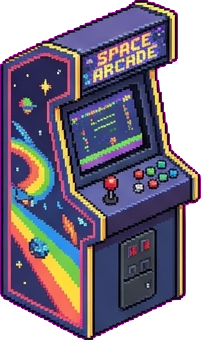
#> input picture tools/sliced_props/game_center_furn_arcade_a.png, 201 x 340 px
$ python contact_sheet.py sliced_props/minimarket_furn_mesin_fotokopi.png sliced_props/game_center_furn_arcade_a.png
#> lines starting #> are read from the running program, lines starting #| are printed output that depends on the picture
#!/usr/bin/env python3
"""
contact_sheet.py — Montase aset di atas latar netral, diperbesar 2x nearest-neighbor, untuk tinjauan visual.
"""

import sys
from PIL import Image

def make_contact_sheet(image_paths, output_path, scale=2):
#> called with scale = 2
    images = [Image.open(p).convert('RGBA') for p in image_paths]
#> images = 1 item
    if not images:
        return

    # Total width and max height
    total_w = sum(img.width for img in images) + (len(images) + 1) * 16
#> total_w = 233
    max_h = max(img.height for img in images) + 32
#> max_h = 372

    # Canvas with neutral dark background (#1F2A44)
    canvas = Image.new('RGBA', (total_w, max_h), (31, 42, 68, 255))
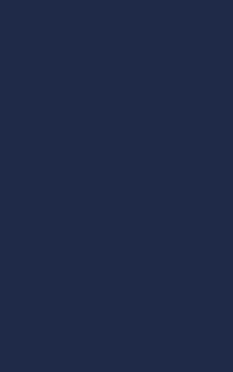
#> canvas: PIL image 233x372 RGBA; mean R, G, B, A 31, 42, 68, 255

    cur_x = 16
    for img in images:
        paste_y = (max_h - img.height) // 2
        canvas.paste(img, (cur_x, paste_y), img)
        cur_x += img.width + 16
#> this loop made 1 pass
#> (paste_y, cur_x) on pass 1: (16, 233)
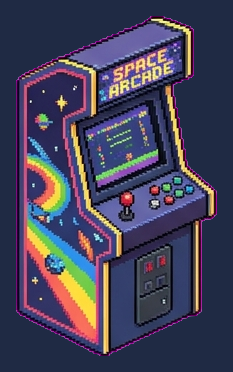
#> canvas: PIL image 233x372 RGBA; mean R, G, B, A 68.7, 66.1, 89.7, 254.8; transparent parts drawn white
#> after the loop, cur_x = 233

    # Scale 2x with nearest neighbor
    scaled = canvas.resize((canvas.width * scale, canvas.height * scale), Image.Resampling.NEAREST)
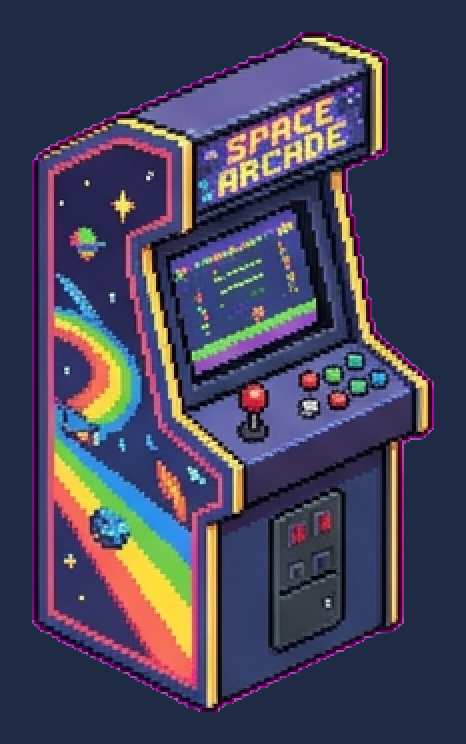
#> scaled: PIL image 466x744 RGBA; mean R, G, B, A 68.7, 66.1, 89.7, 254.8; transparent parts drawn white
    scaled.save(output_path, 'PNG')
    return scaled

if __name__ == '__main__':
    if len(sys.argv) < 3:
        print("Usage: python3 contact_sheet.py <output.png> <img1.png> [img2.png ...]")
        sys.exit(1)
    make_contact_sheet(sys.argv[2:], sys.argv[1])
    print(f"Contact sheet saved to {sys.argv[1]}")

$ run again, on tools/sliced_props/game_center_furn_arcade_b.png
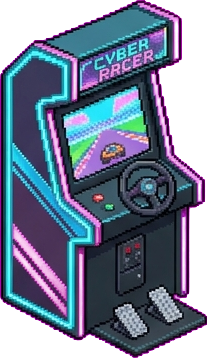
#> input picture tools/sliced_props/game_center_furn_arcade_b.png, 207 x 358 px
#> images = 1 item
#> total_w = 239
#> max_h = 390
#> the loop in make_contact_sheet, `for img in images:` made 1 pass
#> (paste_y, cur_x) on pass 1: (16, 239)
#> after the loop in make_contact_sheet, `for img in images:`:
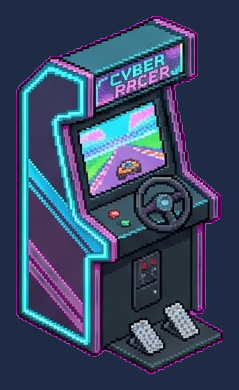
#> canvas: PIL image 239x390 RGBA; mean R, G, B, A 54.9, 68.5, 96.6, 252.9; transparent parts drawn white
#> after the loop in make_contact_sheet, `for img in images:`: cur_x = 239
#> in make_contact_sheet, `scaled = canvas.resize((canvas.width * scale, canvas.height * scale), ..`:
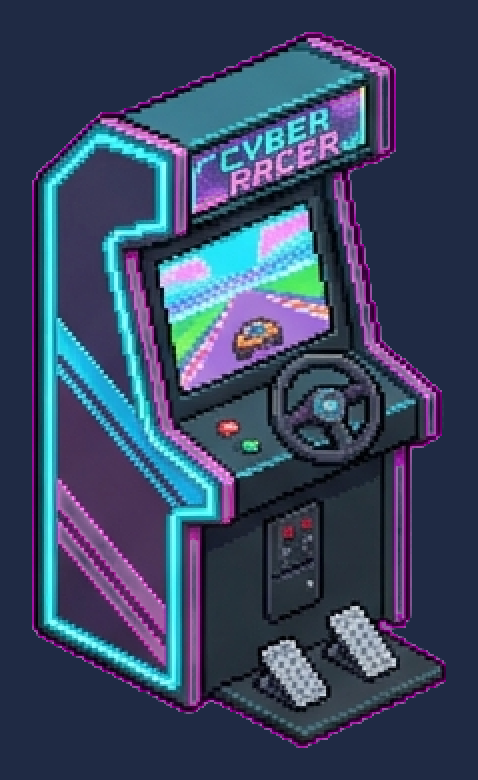
#> scaled: PIL image 478x780 RGBA; mean R, G, B, A 54.9, 68.5, 96.6, 252.9; transparent parts drawn white

$ run again, on tools/sliced_props/game_center_furn_counter_kafe.png
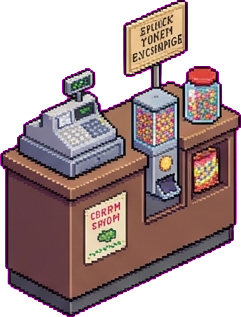
#> input picture tools/sliced_props/game_center_furn_counter_kafe.png, 241 x 317 px
#> images = 1 item
#> total_w = 273
#> max_h = 349
#> the loop in make_contact_sheet, `for img in images:` made 1 pass
#> (paste_y, cur_x) on pass 1: (16, 273)
#> after the loop in make_contact_sheet, `for img in images:`:
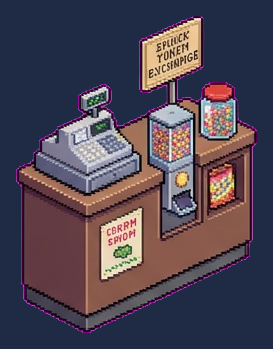
#> canvas: PIL image 273x349 RGBA; mean R, G, B, A 80.2, 69.8, 83.1, 254.7; transparent parts drawn white
#> after the loop in make_contact_sheet, `for img in images:`: cur_x = 273
#> in make_contact_sheet, `scaled = canvas.resize((canvas.width * scale, canvas.height * scale), ..`:
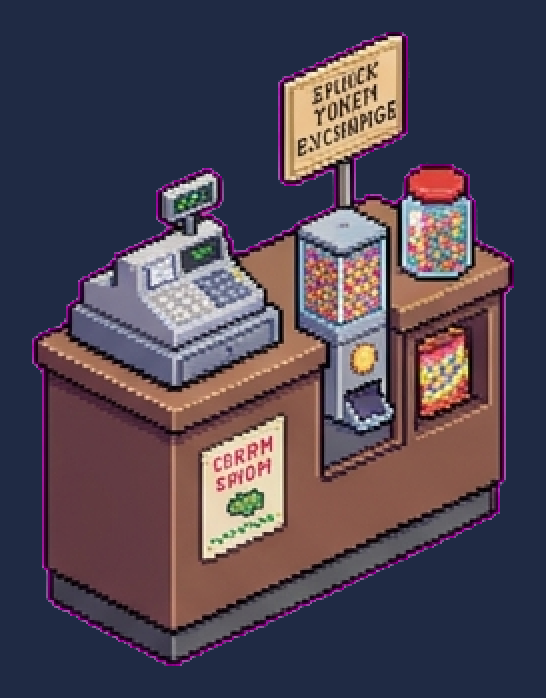
#> scaled: PIL image 546x698 RGBA; mean R, G, B, A 80.2, 69.8, 83.1, 254.7; transparent parts drawn white

$ run again, on tools/sliced_props/game_center_furn_kursi_kafe.png
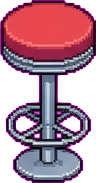
#> input picture tools/sliced_props/game_center_furn_kursi_kafe.png, 96 x 183 px
#> images = 1 item
#> total_w = 128
#> max_h = 215
#> the loop in make_contact_sheet, `for img in images:` made 1 pass
#> (paste_y, cur_x) on pass 1: (16, 128)
#> after the loop in make_contact_sheet, `for img in images:`:
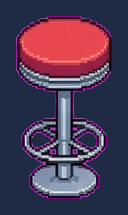
#> canvas: PIL image 128x215 RGBA; mean R, G, B, A 78.4, 58.2, 84.5, 254.2; transparent parts drawn white
#> after the loop in make_contact_sheet, `for img in images:`: cur_x = 128
#> in make_contact_sheet, `scaled = canvas.resize((canvas.width * scale, canvas.height * scale), ..`:
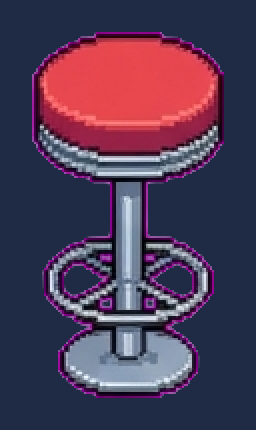
#> scaled: PIL image 256x430 RGBA; mean R, G, B, A 78.4, 58.2, 84.5, 254.2; transparent parts drawn white
